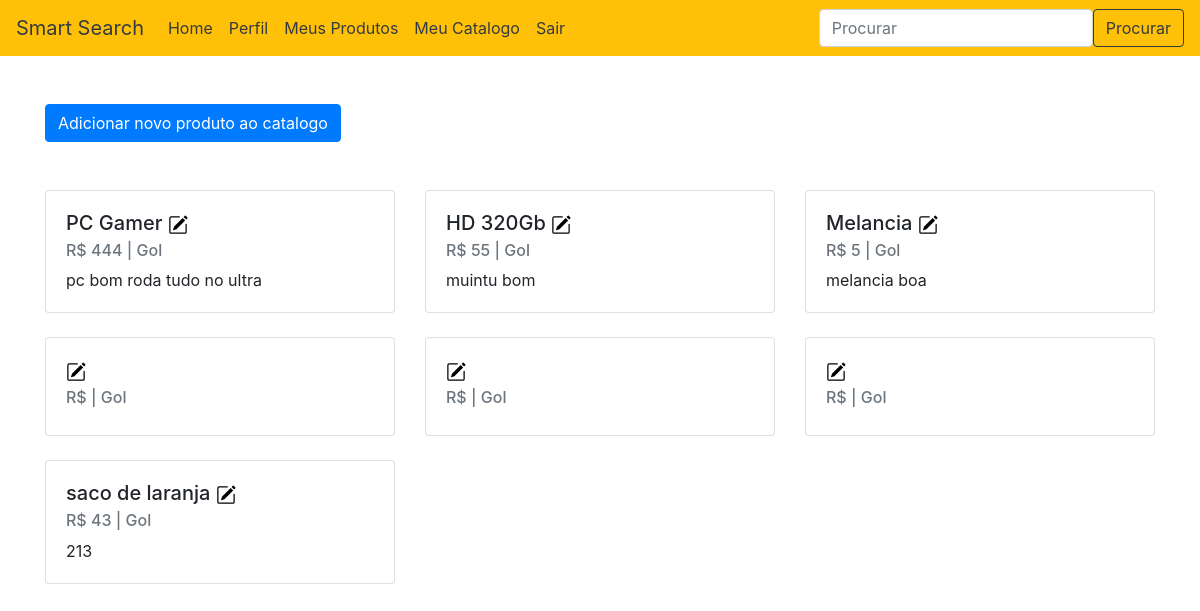
Screenshot of /produtos/index.php (signed in) with the database file from the repository.
### tables this page shows
CREATE TABLE usuario (
    cd_usuario INTEGER PRIMARY KEY,
    nm_email VARCHAR(50),
    nm_usuario VARCHAR,
    cd_senha VARCHAR(50)
);

CREATE TABLE produto (
    cd_produto INTEGER PRIMARY KEY,
    nm_produto VARCHAR(50),
    vl_produto DECIMAL,
    ds_produto VARCHAR(100),
    fk_loja_produto INTEGER,
CONSTRAINT FK_loja_produto
    FOREIGN KEY (fk_loja_produto)
    REFERENCES loja (cd_cnpj)
);

### produtos/index.php (the view, shortened to what this page needs)
<?php
try {
  require $_SERVER['DOCUMENT_ROOT'] . '/php/cliente.php';
  $select = "select * from usuario u join loja l on l.fk_usuario_loja = u.cd_usuario join produto p on p.fk_loja_produto = l.cd_cnpj where u.cd_usuario == ?;";
  $cmd = $conexao->prepare($select);
  $cmd->bindParam(1, $_SESSION['id']);
  $cmd->execute();
  $v = $cmd->fetchAll();
} catch (Exception $e) {
  echo $e->getMessage();
}
?>
<!DOCTYPE html>
<html lang="en">
<head>
	<?php include '../php/links-head.php'; ?>
</head>
<body>
	<?php include '../php/nav-bar.php'; ?>
  <div class="container mt-5">
    <div class="row">
      <div class="col-12">
        <a href="/produtos/adicionar-produto.php" class="btn btn-primary mb-5">Adicionar novo produto ao catalogo</a>
      </div>
    </div>
    <div class="row row-cols-sm-2 row-cols-md-3">
      <?php
      foreach ($v as $produto) {
        ?>
        <div class="col mb-4">
        <div class="card h-100">
          <div class="card-body">
            <h5 class="card-title"><?=$produto['nm_produto']?>  <a href="/produtos/editar-produto.php?p=<?=$produto['cd_produto']?>"><img src="../css/bootstrap-icons-1.1.0/pencil-square.svg" alt="pencil square icon" width="20" height="20" title="Editar informações"></a></h5>
            <h6 class="card-subtitle mb-2 text-muted">R$ <?=$produto['vl_produto']?> | <?=$produto['nm_usuario']?></h6>
            <p class="card-text"><?=$produto['ds_produto']?></p>
          </div>
        </div>
        </div>
        <?php
      }
      ?>
    </div>
  </div>
</body>
</html>

### rows the page displays
usuario: produto.nm_produto "PC Gamer", produto.vl_produto "444", nm_usuario "Gol", produto.ds_produto "pc bom roda tudo no ultra", produto.nm_produto "HD 320Gb", produto.vl_produto "55", produto.ds_produto "muintu bom", produto.nm_produto "Melancia", produto.vl_produto "5", produto.ds_produto "melancia boa", produto.nm_produto "saco de laranja", produto.vl_produto "43", produto.ds_produto "213"
